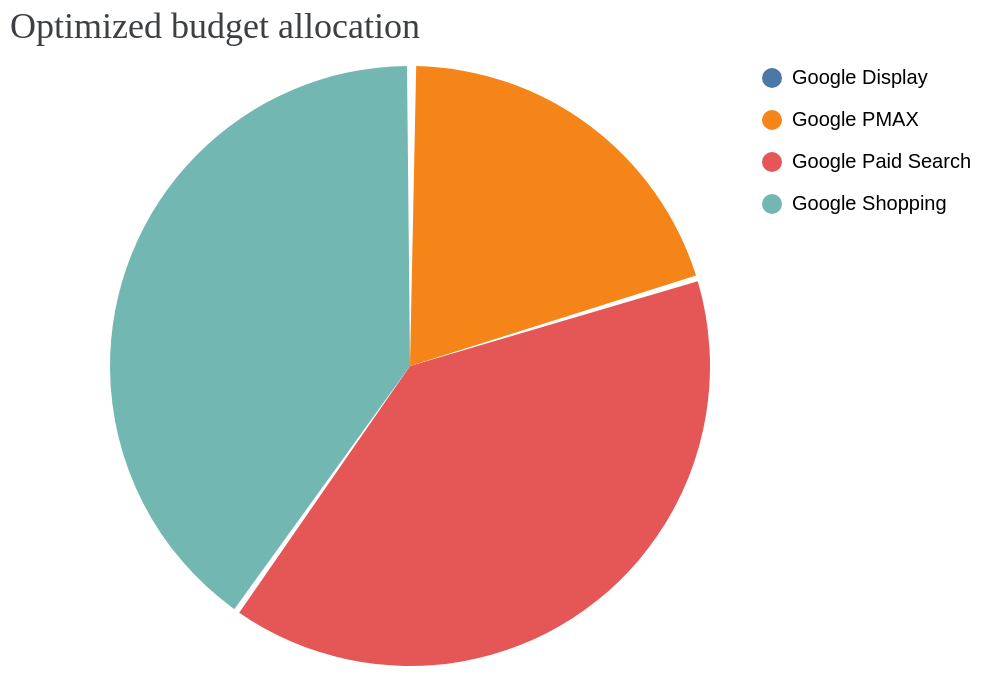

Write notebook code for a chart like this one.
### Markdown cell above
## 7.4 Scenario 1 – Increase Total Budget by 20%

### Code cell
scenario1 = optimizer.optimize(
    budget=historical_budget * 1.20,
    fixed_budget=True,
    use_posterior=True,
    use_kpi=True
)

scenario1.plot_budget_allocation()

### Figure 1 — Vega-Lite specification as saved in the notebook (floating-point values rounded to 4 significant figures)
{"config": {"view": {"continuousWidth": 300, "continuousHeight": 300, "stroke": null}}, "data": {"name": "data-5f78b679aaf7552bc08495fa23c45336"}, "mark": {"type": "arc", "padAngle": 0.02, "tooltip": true}, "encoding": {"color": {"field": "channel", "legend": {"offset": -25, "rowPadding": 10, "title": null}, "type": "nominal"}, "theta": {"field": "spend", "type": "quantitative"}}, "title": {"text": "Optimized budget allocation", "anchor": "start", "color": "#3C4043", "font": "Google Sans Display", "fontSize": 18, "fontWeight": "normal", "offset": 10}, "width": 400, "$schema": "https://vega.github.io/schema/vega-lite/v6.4.1.json", "datasets": {"data-5f78b679aaf7552bc08495fa23c45336": [{"channel": "Google Paid Search", "spend": 232700.0}, {"channel": "Google Shopping", "spend": 236700.0}, {"channel": "Google PMAX", "spend": 118400.0}, {"channel": "Google Display", "spend": 1000.0}]}}
